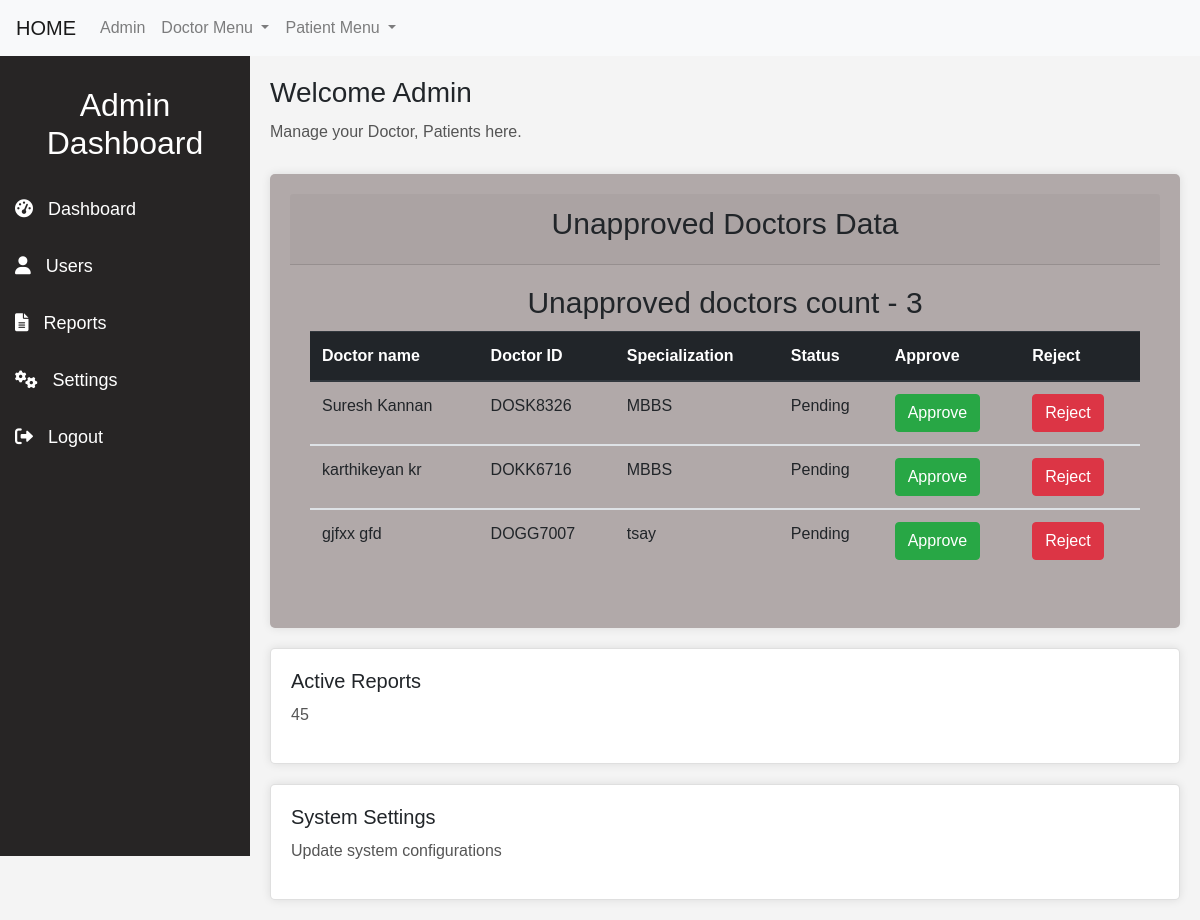
Page /dashboard/ on the earlier database version.
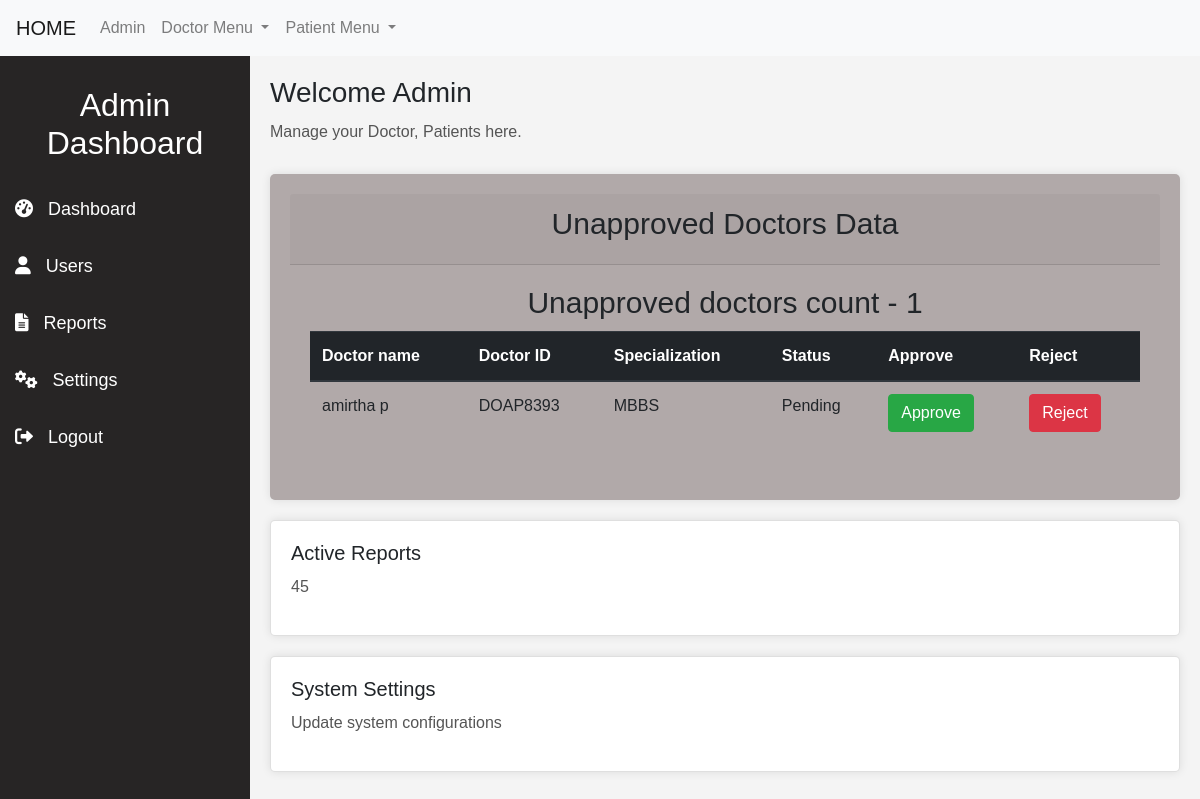
Same page on the later database version.
### hospital/models.py (models this page shows, shortened)
class Doctor(models.Model):
    user = models.OneToOneField(User,on_delete=models.CASCADE)
    first_name = models.CharField(max_length=20)
    last_name = models.CharField(max_length=20)
    username = models.CharField(max_length=20)
    specialization = models.CharField(max_length=40)
    doctor_id = models.CharField(max_length=10,unique=True,blank=True)
    passwd = models.CharField(max_length=50)
    approval = models.BooleanField(default=False)

### hospital/views.py (the view)
# urls.py: path('dashboard/',views.dashboard,name="dashboard"),
def dashboard(request):
    unapproved_doctors = Doctor.objects.filter(approval=False).values()
    unapproved_doctors_count = len(unapproved_doctors)
    if unapproved_doctors_count == 0:
        return render(request,"dashboard.html")
    else:
        print(unapproved_doctors,"data")
        data = {'unapproved_doctors':unapproved_doctors,
                'unapproved_doctors_count':unapproved_doctors_count}
        return render(request,"dashboard.html",context=data)

### hospital/templates/dashboard.html
{% extends 'base.html' %}
{% load static %}
{% block content %}
<link rel="stylesheet" href="{% static 'css/dashboard.css' %}">
<div class="dashboard-container">
    <nav class="sidebar">
        <div class="sidebar-header">
            <h2>Admin Dashboard</h2>
        </div>
        <ul class="sidebar-menu">
            <li><a href="#"><i class="fas fa-tachometer-alt"></i> Dashboard</a></li>
            <li><a href="#"><i class="fas fa-user"></i> Users</a></li>
            <li><a href="#"><i class="fas fa-file-alt"></i> Reports</a></li>
            <li><a href="#"><i class="fas fa-cogs"></i> Settings</a></li>
            <li><a href="#"><i class="fas fa-sign-out-alt"></i> Logout</a></li>
        </ul>
    </nav>
    <div class="main-content">
        <header>
            <h1>Welcome Admin </h1>
            <p>Manage your Doctor, Patients here.</p>
        </header>
        <section class="dashboard-section">
            <div class="card1">
                <div class="card-header">
                    <h1>Unapproved Doctors Data </h1>
                </div>
                <div class="card-body">
                    {% if unapproved_doctors %}
                    <h1>Unapproved doctors count - {{unapproved_doctors_count}}</h1>
                    <div class="table-responsive">
                        <table class="table table-hover">
                            <thead class="thead-dark">
                                <th>Doctor name</th>
                                <th>Doctor ID </th>
                                <th>Specialization</th>
                                <th>Status </th>
                                <th>Approve</th>
                                <th>Reject</th>
                            </thead>
                            <tbody>
                                {% for doctor in unapproved_doctors %}
                                <tr>
                                    <td>{{doctor.first_name}} {{doctor.last_name}}</td>
                                    <td>{{doctor.doctor_id}}</td>
                                    <td>{{doctor.specialization}}</td>
                                    <td>Pending</td>
                                    <td><a href="{% url 'doctor_approve' doctor.doctor_id %}"
                                            class="btn btn-success">Approve</a>
                                    </td>
                                    <td><a href="{% url 'doctor_reject' doctor.doctor_id %}"
                                            class="btn btn-danger">Reject</a>
                                    </td>
                                </tr>
                            </tbody>
                            {% endfor %}
                        </table>
                    </div>
                    {%else%}
                    <div>
                        <h1>No doctors need to approval</h1>
                    </div>
                    {%endif%}
                </div>
            </div>
            <div class="card">
                <h3>Active Reports</h3>
                <p>45</p>
            </div>
            <div class="card">
                <h3>System Settings</h3>
                <p>Update system configurations</p>
            </div>
        </section>
    </div>
</div>
{% endblock %}

Differences in the rows shown:
no longer on this page (row edited): Doctor: first_name "Suresh", last_name "Kannan", doctor_id "DOSK8326", specialization "MBBS"
no longer on this page (row edited): Doctor: first_name "karthikeyan", last_name "kr", doctor_id "DOKK6716", specialization "MBBS"
no longer on this page (row edited): Doctor: first_name "gjfxx", last_name "gfd", doctor_id "DOGG7007", specialization "tsay"
added Doctor: first_name "amirtha", last_name "p", doctor_id "DOAP8393", specialization "MBBS"
Other differences:
{{ unapproved_doctors_count }}: "3" → "1"
